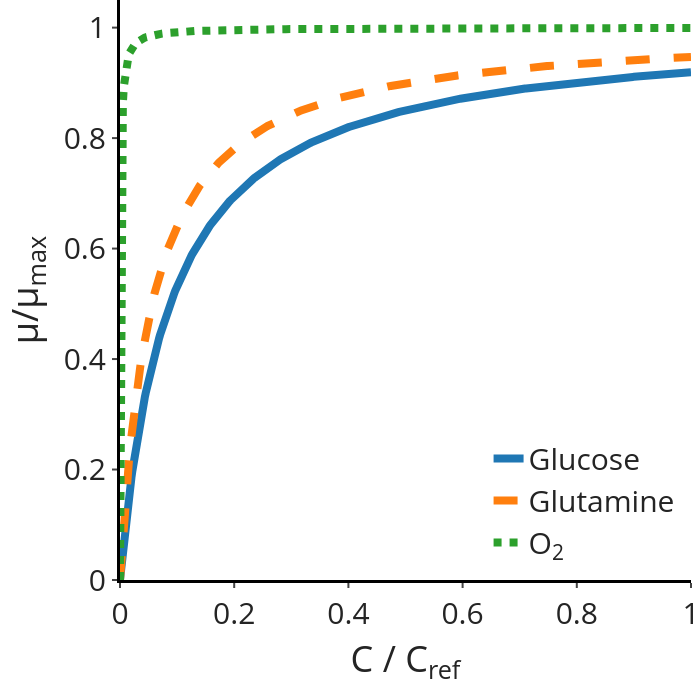

Notebook code for this chart:
### Markdown cell above
# Nutrient factors

### Code cell
# Nutrient factor profiles
# x-axis: C/C_ref, y-axis: mu/mu_max contribution from each Monod term


def _to_float(x):
    return float(x.value) if hasattr(x, "value") else float(x)


def _fmt_legend(v):
    return f"{float(v):.3g}"


# Monod constants from active kinetics object
K_Glc = _to_float(getattr(km, "K_Glc", params.kinetics.K_Glc))
K_Gln = _to_float(getattr(km, "K_Gln", params.kinetics.K_Gln))
K_O2 = _to_float(getattr(km, "K_O2", params.kinetics.K_O2))

# Requested C_ref values
Cmax_Glc = 5.0   # mmol/L
Cmax_Gln = 5.0   # mmol/L
Cmax_O2 = 0.01   # mmol/L

x_norm_nf = np.linspace(0.0, 1.0, 600)
C_Glc_abs = x_norm_nf * Cmax_Glc
C_Gln_abs = x_norm_nf * Cmax_Gln
C_O2_abs_nf = x_norm_nf * Cmax_O2

# Monod nutrient factors (equal to mu/mu_max contribution when other factors are 1)
NF_Glc = C_Glc_abs / (K_Glc + C_Glc_abs)
NF_Gln = C_Gln_abs / (K_Gln + C_Gln_abs)
NF_O2 = C_O2_abs_nf / (K_O2 + C_O2_abs_nf)

nutrient_labels = {
    "Glucose": "Glucose",
    # (
    #     f"Glucose (C<sub>Glc</sub>; K<sub>Glc</sub>={_fmt_legend(K_Glc)} mmol/L; "
    #     f"C<sub>ref</sub>={_fmt_legend(Cmax_Glc)} mmol/L)"
    # ),
    "Glutamine": "Glutamine",
    # (
    #     f"Glutamine (C<sub>Gln</sub>; K<sub>Gln</sub>={_fmt_legend(K_Gln)} mmol/L; "
    #     f"C<sub>ref</sub>={_fmt_legend(Cmax_Gln)} mmol/L)"
    # ),
    "Oxygen": "O<sub>2</sub>",
    # (
    #     f"Oxygen (C<sub>O2</sub>; K<sub>O2</sub>={_fmt_legend(K_O2)} mmol/L; "
    #     f"C<sub>ref</sub>={_fmt_legend(Cmax_O2)} mmol/L)"
    # ),
}

# Colored base figure
nutrient_color_map = {
    nutrient_labels["Glucose"]: "#1f77b4",
    nutrient_labels["Glutamine"]: "#ff7f0e",
    nutrient_labels["Oxygen"]: "#2ca02c",
}

nutrient_dash_map = {
    nutrient_labels["Glucose"]: "solid",
    nutrient_labels["Glutamine"]: "dash",
    nutrient_labels["Oxygen"]: "dot",
}

fig_nf = go.Figure()

for name, y in [
    (nutrient_labels["Glucose"], NF_Glc),
    (nutrient_labels["Glutamine"], NF_Gln),
    (nutrient_labels["Oxygen"], NF_O2),
]:
    fig_nf.add_trace(
        go.Scatter(
            x=x_norm_nf,
            y=y,
            mode="lines",
            name=name,
            line=dict(color=nutrient_color_map[name], width=8, dash=nutrient_dash_map[name]),
        )
    )

fig_nf.add_hline(y=1.0, line_dash="dot", line_color="black", opacity=0.35)
fig_nf.add_hline(y=0.5, line_dash="dash", line_color="black", opacity=0.25)
fig_nf.add_hline(y=0.0, line_dash="dot", line_color="black", opacity=0.2)
fig_nf.add_vline(x=1.0, line_dash="dash", line_color="gray", opacity=0.35)

fig_nf.update_xaxes(
    title_text="C / C<sub>ref</sub>",
    range=[0.0, 1.0],
    showline=True,
    linewidth=3,
    linecolor="black",
    ticks="outside",
    tickwidth=2,
)
fig_nf.update_yaxes(
    title_text="μ/μ<sub>max</sub>",
    range=[0.0, 1.05],
    showline=True,
    linewidth=3,
    linecolor="black",
    ticks="outside",
    tickwidth=2,
)

fig_nf.update_layout(
    template="simple_white",
    width=700,
    height=700,
    font=dict(size=30),
    legend=dict(
        orientation="v",
        yanchor="bottom",
        y=0.02,
        xanchor="right",
        x=0.98,
        bgcolor="rgba(255,255,255,0.0)",
        bordercolor="rgba(0,0,0,0)",
        borderwidth=0,
        font=dict(size=30),
    ),
    margin=dict(l=120, r=0, t=0, b=120),
)

fig_nf.show()


# Keep notebook view, but make exported figure transparent
fig_nf.update_layout(
    paper_bgcolor="rgba(0,0,0,0)",
    plot_bgcolor="rgba(0,0,0,0)",
    legend=dict(bgcolor="rgba(0,0,0,0)"),
)


# -----------------------------------------------------------------------------
# 6) Optional export for manuscript workflow
# -----------------------------------------------------------------------------
SAVE_EXPORTS = True

if SAVE_EXPORTS:
    out_dir = Path.cwd()
    svg_path = out_dir / "nutrient_profiles.svg"
    # csv_path = out_dir / "inhibition_profile_ic_table.csv"

    # ic_table_df.to_csv(csv_path, index=False)
    # print(f"Saved IC table: {csv_path}")

    try:
        fig_nf.write_image(str(svg_path))
        print(f"Saved figure: {svg_path}")
    except Exception as exc:
        print("Image export skipped (install/enable kaleido if needed).")
        print(f"Export error: {exc}")

### Figure 1 — Plotly figure (JSON) as saved in the notebook; plotly's stock layout.template omitted (floating-point values rounded to 4 significant figures; data arrays with more than 128 entries replaced by an {"elided": "..."} marker saying what was removed)
{"data": [{"line": {"color": "#1f77b4", "dash": "solid", "width": 8}, "mode": "lines", "name": "Glucose", "type": "scatter", "x": {"elided": "600 float values"}, "y": {"elided": "600 float values"}}, {"line": {"color": "#ff7f0e", "dash": "dash", "width": 8}, "mode": "lines", "name": "Glutamine", "type": "scatter", "x": {"elided": "600 float values"}, "y": {"elided": "600 float values"}}, {"line": {"color": "#2ca02c", "dash": "dot", "width": 8}, "mode": "lines", "name": "O<sub>2</sub>", "type": "scatter", "x": {"elided": "600 float values"}, "y": {"elided": "600 float values"}}], "layout": {"font": {"size": 30}, "height": 700, "legend": {"bgcolor": "rgba(255,255,255,0.0)", "bordercolor": "rgba(0,0,0,0)", "borderwidth": 0, "font": {"size": 30}, "orientation": "v", "x": 0.98, "xanchor": "right", "y": 0.02, "yanchor": "bottom"}, "margin": {"b": 120, "l": 120, "r": 0, "t": 0}, "shapes": [{"line": {"color": "black", "dash": "dot"}, "opacity": 0.35, "type": "line", "x0": 0, "x1": 1, "xref": "x domain", "y0": 1, "y1": 1, "yref": "y"}, {"line": {"color": "black", "dash": "dash"}, "opacity": 0.25, "type": "line", "x0": 0, "x1": 1, "xref": "x domain", "y0": 0.5, "y1": 0.5, "yref": "y"}, {"line": {"color": "black", "dash": "dot"}, "opacity": 0.2, "type": "line", "x0": 0, "x1": 1, "xref": "x domain", "y0": 0, "y1": 0, "yref": "y"}, {"line": {"color": "gray", "dash": "dash"}, "opacity": 0.35, "type": "line", "x0": 1, "x1": 1, "xref": "x", "y0": 0, "y1": 1, "yref": "y domain"}], "width": 700, "xaxis": {"linecolor": "black", "linewidth": 3, "range": [0, 1], "showline": true, "ticks": "outside", "tickwidth": 2, "title": {"text": "C / C<sub>ref</sub>"}}, "yaxis": {"linecolor": "black", "linewidth": 3, "range": [0, 1.05], "showline": true, "ticks": "outside", "tickwidth": 2, "title": {"text": "μ/μ<sub>max</sub>"}}}}
